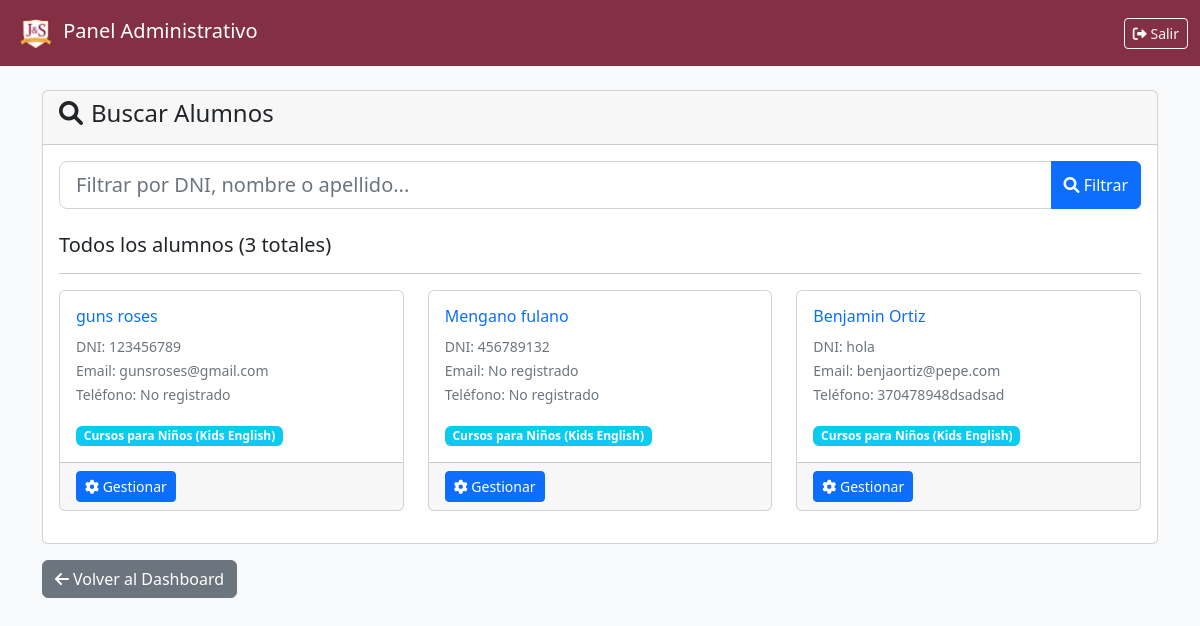
/buscar-alumnos/ (signed in), run on an earlier commit of the app's database.
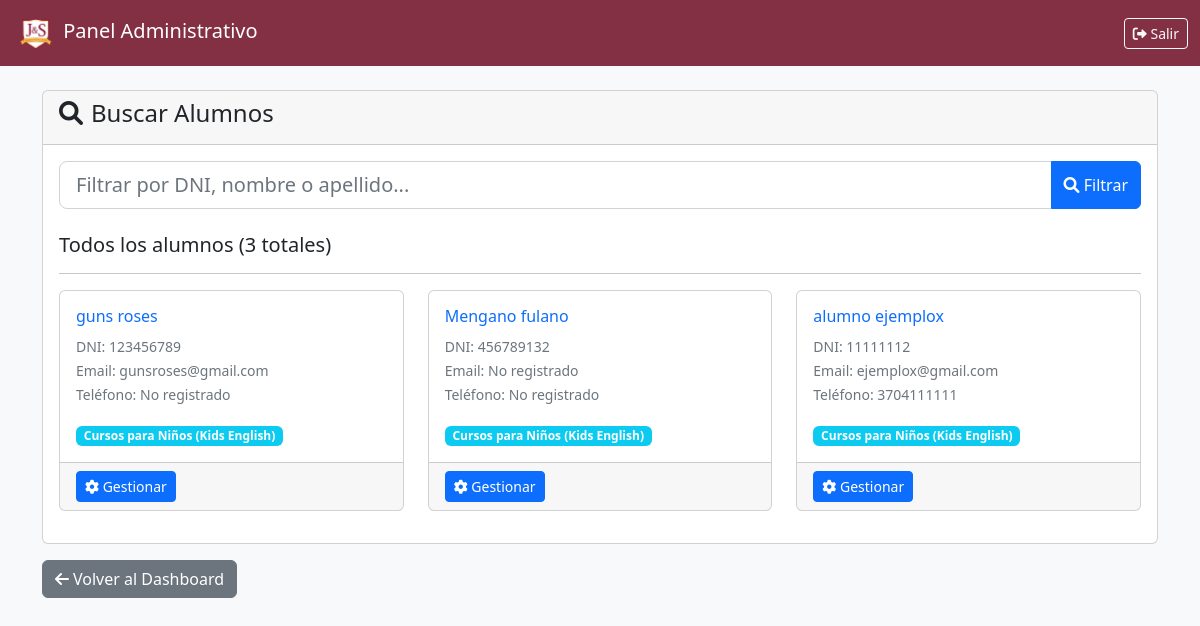
And on a later commit of the database.
### agency/models.py (models this page shows, shortened)
class Alumno(models.Model):
    user = models.OneToOneField(User, on_delete=models.CASCADE)
    dni = models.CharField(max_length=20, unique=True)
    telefono = models.CharField(
        max_length=15,
        validators=[validar_telefono_15_digitos],
        blank=True
    )
    curso = models.ForeignKey(Curso, on_delete=models.SET_NULL, null=True, blank=True)
    fecha_registro = models.DateTimeField(auto_now_add=True)

class Curso(models.Model):
    nombre = models.CharField(max_length=100)
    descripcion = models.TextField(blank=True)
    fecha_creacion = models.DateTimeField(auto_now_add=True)
    def __str__(self):
        return self.nombre

### agency/views.py (the view)
# urls.py: path('buscar-alumnos/', views.buscar_alumnos, name='buscar_alumnos'),
@login_required
@user_passes_test(is_admin)
def buscar_alumnos(request):
    curso_id = request.session.get('curso_seleccionado')
    if not curso_id:
        return redirect('seleccionar_curso')
    curso_actual = get_object_or_404(Curso, id=curso_id)
    query = request.GET.get('q', '')
    if query:
        alumnos = Alumno.objects.filter(
            curso=curso_actual
        ).filter(
            models.Q(dni__icontains=query) |
            models.Q(user__first_name__icontains=query) |
            models.Q(user__last_name__icontains=query)
        )
    else:
        alumnos = Alumno.objects.filter(curso=curso_actual)
    return render(request, 'agency/buscar_alumnos.html', {
        'alumnos': alumnos,
        'query': query,
        'curso_actual': curso_actual,
    })

### agency/views.py (called while the page is built)
def is_admin(user):
    return user.is_staff

### agency/templates/agency/buscar_alumnos.html (shortened to what this page needs)
{% load static %}
<!DOCTYPE html>
<html lang="es">
<head>
    <link href="https://cdn.jsdelivr.net/npm/bootstrap@5.2.3/dist/css/bootstrap.min.css" rel="stylesheet">
    <link href="https://cdnjs.cloudflare.com/ajax/libs/font-awesome/6.0.0/css/all.min.css" rel="stylesheet">
</head>
<body style="background-color: #f8f9fa;">
    <nav class="navbar navbar-expand-lg navbar-dark" style="background-color: #843044;">
        <div class="container-fluid">
            <a class="navbar-brand" href="{% url 'admin_dashboard' %}">
                <img src="{% static 'agency/assets/img/navbar-jys.png' %}" alt="JyS" style="height: 40px;">
                Panel Administrativo
            </a>
            <div class="navbar-nav ms-auto">
                <a class="btn btn-outline-light btn-sm" href="{% url 'logout' %}">
                    <i class="fas fa-sign-out-alt"></i> Salir
                </a>
            </div>
        </div>
    </nav>
    <div class="container mt-4">
        <div class="row">
            <div class="col-12">
                <div class="card">
                    <div class="card-header">
                        <h4><i class="fas fa-search me-2"></i>Buscar Alumnos</h4>
                    </div>
                    <div class="card-body">
                        <form method="get" class="mb-4">
                            <div class="input-group">
                                <input type="text" class="form-control form-control-lg" name="q" value="{{ query }}" placeholder="Filtrar por DNI, nombre o apellido...">
                                <button class="btn btn-primary" type="submit">
                                    <i class="fas fa-search"></i> Filtrar
                                </button>
                            </div>
                        </form>
                        {% if query %}
                            <h5>Resultados para: "{{ query }}" ({{ alumnos.count }} encontrado{{ alumnos.count|pluralize }})</h5>
                        {% else %}
                            <h5>Todos los alumnos ({{ alumnos.count }} total{{ alumnos.count|pluralize:"es" }})</h5>
                        {% endif %}
                        <hr>
                        {% if alumnos %}
                            <div class="row">
                                {% for alumno in alumnos %}
                                    <div class="col-md-6 col-lg-4 mb-3">
                                        <div class="card h-100">
                                            <div class="card-body">
                                                <h6 class="card-title">
                                                    <a href="{% url 'gestionar_alumno' alumno.id %}" class="text-decoration-none">
                                                        {{ alumno.user.first_name }} {{ alumno.user.last_name }}
                                                    </a>
                                                </h6>
                                                <p class="card-text">
                                                    <small class="text-muted">DNI: {{ alumno.dni }}</small><br>
                                                    <small class="text-muted">Email: {{ alumno.user.email|default:"No registrado" }}</small><br>
                                                    <small class="text-muted">Teléfono: {{ alumno.telefono|default:"No registrado" }}</small>
                                                </p>
                                                <span class="badge bg-info">{{ alumno.curso|default:"Sin curso asignado" }}</span>
                                            </div>
                                            <div class="card-footer">
                                                <a href="{% url 'gestionar_alumno' alumno.id %}" class="btn btn-sm btn-primary">
                                                    <i class="fas fa-cog"></i> Gestionar
                                                </a>
                                            </div>
                                        </div>
                                    </div>
                                {% endfor %}
                            </div>
                        {% else %}
                            <div class="alert alert-info">
                                <i class="fas fa-info-circle me-2"></i>
                                No se encontraron alumnos{% if query %} que coincidan con "{{ query }}"{% endif %}
                            </div>
                        {% endif %}
                    </div>
                </div>
                <div class="mt-3">
                    <a href="{% url 'admin_dashboard' %}" class="btn btn-secondary">
                        <i class="fas fa-arrow-left me-1"></i>Volver al Dashboard
                    </a>
                </div>
            </div>
        </div>
    </div>
</body>
</html>

What changed in the data, as far as the page shows it:
removed Alumno: user.first_name "Benjamin", user.last_name "Ortiz", dni "hola", user.email "benjaortiz@pepe.com", telefono "370478948dsadsad", curso "Cursos para Niños (Kids English)"
added Alumno: user.first_name "alumno", user.last_name "ejemplox", dni "11111112", user.email "ejemplox@gmail.com", telefono "3704111111", curso "Cursos para Niños (Kids English)"
